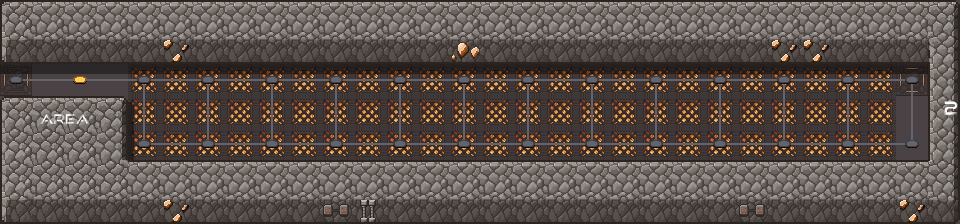

Rendered tile map (Tiled .tmx) drawn with the repository's tilesets; below, a short description and the full map source, tile grids included:
An orthogonal 30x7 tile map with 32x32 px tiles, 6 tile layers (floor, sh, wall, p, ...), 3 tilesets.

<map version="1.10" tiledversion="1.10.2" orientation="orthogonal" renderorder="right-down" width="30" height="7" tilewidth="32" tileheight="32" infinite="0" nextlayerid="7" nextobjectid="1">
 <tileset firstgid="1" source="scifi_dungeon_tileset2.tsx" />
 <tileset firstgid="241" source="scifi_dungeon_tileset.tsx" />
 <tileset firstgid="433" source="scifi_tileset_01.tsx" />
 <layer id="2" name="floor" width="30" height="7">
  <data encoding="csv">
151,151,151,151,151,151,151,151,151,151,151,151,151,151,151,151,151,151,151,151,151,151,151,151,151,151,151,151,151,151,
151,151,151,151,151,151,151,151,151,151,151,151,151,151,151,151,151,151,151,151,151,151,151,151,151,151,151,151,151,151,
181,151,151,151,197,197,197,197,197,197,197,197,197,197,197,197,197,197,197,197,197,197,197,197,197,197,197,197,183,151,
151,151,151,151,197,197,197,197,197,197,197,197,197,197,197,197,197,197,197,197,197,197,197,197,197,197,197,197,151,151,
151,151,151,151,197,197,197,197,197,197,197,197,197,197,197,197,197,197,197,197,197,197,197,197,197,197,197,197,151,151,
151,151,151,151,151,151,151,151,151,151,151,151,151,151,151,151,151,151,151,151,151,151,151,151,151,151,151,151,151,151,
151,151,151,151,151,151,151,151,151,151,151,151,151,151,151,151,151,151,151,151,151,151,151,151,151,151,151,151,151,151
</data>
 </layer>
 <layer id="4" name="sh" width="30" height="7" opacity="0.4">
  <data encoding="csv">
36,0,0,0,0,0,0,0,0,0,0,0,0,0,0,0,0,0,0,0,0,0,0,0,0,0,0,0,0,0,
36,0,0,0,0,0,0,0,0,0,0,0,0,0,0,0,0,0,0,0,0,0,0,0,0,0,0,0,0,0,
22,22,22,22,22,22,22,22,22,22,22,22,22,22,22,22,22,22,22,22,22,22,22,22,22,22,22,22,22,22,
0,0,0,33,33,0,0,0,0,0,0,0,0,0,0,0,0,0,0,0,0,0,0,0,0,0,0,0,0,0,
0,0,0,43,43,0,0,0,0,0,0,0,0,0,0,0,0,0,0,0,0,0,0,0,0,0,0,0,0,0,
0,0,0,0,0,0,0,0,0,0,0,0,0,0,0,0,0,0,0,0,0,0,0,0,0,0,0,0,0,0,
36,0,0,0,0,0,0,0,0,0,0,0,0,0,0,0,0,0,0,0,0,0,0,0,0,0,0,0,0,0
</data>
 </layer>
 <layer id="3" name="wall" width="30" height="7">
  <data encoding="csv">
34,53,53,53,53,53,53,53,53,53,53,53,53,53,53,53,53,53,53,53,53,53,53,53,53,53,53,53,53,32,
14,101,101,101,101,116,101,101,101,101,101,101,101,101,106,101,101,101,101,101,101,101,101,101,116,116,101,101,101,68,
0,0,0,0,0,0,0,0,0,0,0,0,0,0,0,0,0,0,0,0,0,0,0,0,0,0,0,0,0,28,
34,53,53,32,0,0,0,0,0,0,0,0,0,0,0,0,0,0,0,0,0,0,0,0,0,0,0,0,0,28,
25,1,1,42,0,0,0,0,0,0,0,0,0,0,0,0,0,0,0,0,0,0,0,0,0,0,0,0,0,28,
25,1,1,1,53,53,53,53,53,53,53,53,53,53,53,53,53,53,53,53,53,53,53,53,53,53,53,53,53,73,
14,101,101,101,101,116,101,101,101,101,108,111,101,101,101,101,101,101,101,101,101,101,101,108,101,101,101,101,116,83
</data>
 </layer>
 <layer id="6" name="p" width="30" height="7">
  <data encoding="csv">
0,0,0,0,0,0,0,0,0,0,0,0,0,0,0,0,0,0,0,0,0,0,0,0,0,0,0,0,0,0,
0,0,0,0,0,0,0,0,0,0,0,0,0,0,0,0,0,0,0,0,0,0,0,0,0,0,0,0,0,0,
0,0,0,0,0,0,0,0,0,0,0,0,0,0,0,0,0,0,0,0,0,0,0,0,0,0,0,0,0,0,
0,583,584,0,0,0,0,0,0,0,0,0,0,0,0,0,0,0,0,0,0,0,0,0,0,0,0,0,0,587,
0,0,0,0,0,0,0,0,0,0,0,0,0,0,0,0,0,0,0,0,0,0,0,0,0,0,0,0,0,0,
0,0,0,0,0,0,0,0,0,0,0,0,0,0,0,0,0,0,0,0,0,0,0,0,0,0,0,0,0,0,
0,0,0,0,0,0,0,0,0,0,0,0,0,0,0,0,0,0,0,0,0,0,0,0,0,0,0,0,0,0
</data>
 </layer>
 <layer id="5" name="line" width="30" height="7">
  <data encoding="csv">
0,0,0,0,0,0,0,0,0,0,0,0,0,0,0,0,0,0,0,0,0,0,0,0,0,0,0,0,0,0,
0,0,0,0,0,0,0,0,0,0,0,0,0,0,0,0,0,0,0,0,0,0,0,0,0,0,0,0,0,0,
170,2684354739,2684354739,2684354739,3221225631,2684354739,3221225631,2684354739,3221225631,2684354739,3221225631,2684354739,3221225631,2684354739,3221225631,2684354739,3221225631,2684354739,3221225631,2684354739,3221225631,2684354739,3221225631,2684354739,3221225631,2684354739,3221225631,2684354739,3221225632,0,
0,0,0,0,3221225651,0,3221225651,0,3221225651,0,3221225651,0,3221225651,0,3221225651,0,3221225651,0,3221225651,0,3221225651,0,3221225651,0,3221225651,0,3221225651,0,3221225651,0,
0,0,0,0,160,1610612915,159,1610612915,159,1610612915,159,1610612915,159,1610612915,159,1610612915,159,1610612915,159,1610612915,159,1610612915,159,1610612915,159,1610612915,159,1610612915,1610612896,0,
0,0,0,0,0,0,0,0,0,0,0,0,0,0,0,0,0,0,0,0,0,0,0,0,0,0,0,0,0,0,
0,0,0,0,0,0,0,0,0,0,0,0,0,0,0,0,0,0,0,0,0,0,0,0,0,0,0,0,0,0
</data>
 </layer>
 <layer id="1" name="point" width="30" height="7">
  <data encoding="csv">
0,0,0,0,0,0,0,0,0,0,0,0,0,0,0,0,0,0,0,0,0,0,0,0,0,0,0,0,0,0,
0,0,0,0,0,0,0,0,0,0,0,0,0,0,0,0,0,0,0,0,0,0,0,0,0,0,0,0,0,0,
168,0,158,0,168,0,168,0,168,0,168,0,168,0,168,0,168,0,168,0,168,0,168,0,168,0,168,0,168,0,
0,0,0,0,0,0,0,0,0,0,0,0,0,0,0,0,0,0,0,0,0,0,0,0,0,0,0,0,0,0,
0,0,0,0,168,0,168,0,168,0,168,0,168,0,168,0,168,0,168,0,168,0,168,0,168,0,168,0,168,0,
0,0,0,0,0,0,0,0,0,0,0,0,0,0,0,0,0,0,0,0,0,0,0,0,0,0,0,0,0,0,
0,0,0,0,0,0,0,0,0,0,0,0,0,0,0,0,0,0,0,0,0,0,0,0,0,0,0,0,0,0
</data>
 </layer>
</map>
